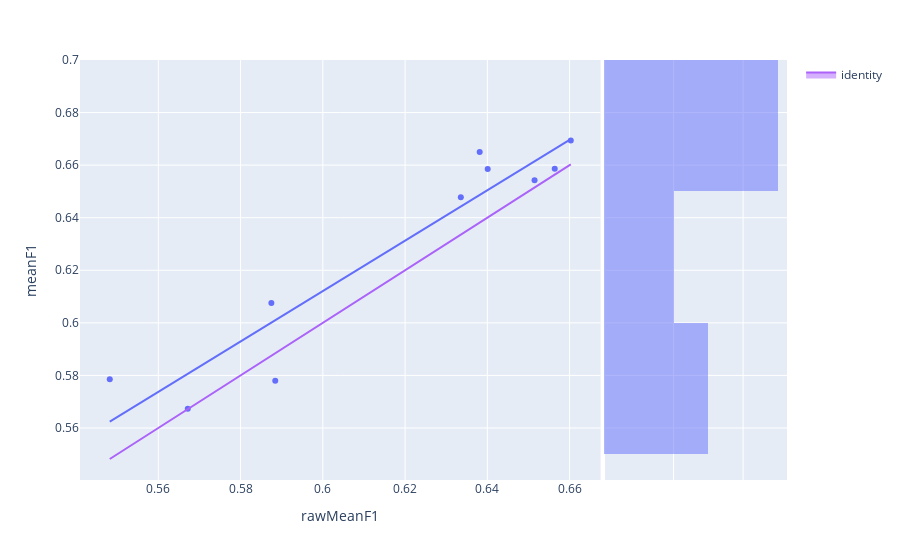

The code cell stored with this chart in its notebook:
### Markdown cell above
## CODA: study the behaviour at the 'optimal' point

### Code cell
fig=px.scatter(hyperExperimentModels[optimalInd],x='rawMeanF1',y='meanF1', marginal_y="histogram",trendline='ols',hover_name='modelId')
fig.add_trace(
    go.Scatter(x=hyperExperimentModels[optimalInd]['rawMeanF1'], y=hyperExperimentModels[optimalInd]['rawMeanF1'], name="identity", mode='lines',fill="toself")
)
fig.show()

### Figure 1 — Plotly figure (JSON) as saved in the notebook; plotly's stock layout.template omitted (floating-point values rounded to 4 significant figures)
{"data": [{"hovertemplate": "<b>%{hovertext}</b><br><br>rawMeanF1=%{x}<br>meanF1=%{y}<extra></extra>", "hovertext": ["1623c979-486c-4f45-ba54-dbbac3770588", "f8abeec1-7d46-4573-8a01-7827b8584472", "c556cd55-5f8b-420c-b6b2-0ca323bee5df", "b9ca9323-c013-423a-8b12-a893e0a8be97", "e31d0f92-1914-4bb5-9156-f9101fe1307c", "6fd86953-d3aa-4c9c-8069-b22b951dce3f", "87913851-d47b-4963-b2fa-1c65d7aec5a1", "0f0da0b8-d512-47b2-808a-c92b1d073468", "006d0918-7072-4365-953e-4b399728048d", "ca54dd96-c49f-4680-a78d-2aabf3059e5c"], "legendgroup": "", "marker": {"color": "#636efa", "symbol": "circle"}, "mode": "markers", "name": "", "orientation": "v", "showlegend": false, "type": "scatter", "x": [0.6564, 0.6515, 0.5482, 0.5672, 0.6381, 0.6603, 0.6336, 0.6401, 0.5875, 0.5884], "xaxis": "x", "y": [0.6586, 0.6543, 0.5786, 0.5674, 0.665, 0.6694, 0.6478, 0.6586, 0.6076, 0.578], "yaxis": "y"}, {"alignmentgroup": "True", "bingroup": "y", "hovertemplate": "meanF1=%{y}<br>count=%{x}<extra></extra>", "legendgroup": "", "marker": {"color": "#636efa"}, "name": "", "offsetgroup": "", "opacity": 0.5, "showlegend": false, "type": "histogram", "xaxis": "x2", "y": [0.6586, 0.6543, 0.5786, 0.5674, 0.665, 0.6694, 0.6478, 0.6586, 0.6076, 0.578], "yaxis": "y2"}, {"hovertemplate": "<b>OLS trendline</b><br>meanF1 = 0.959241 * rawMeanF1 + 0.036531<br>R<sup>2</sup>=0.902093<br><br>rawMeanF1=%{x}<br>meanF1=%{y} <b>(trend)</b><extra></extra>", "legendgroup": "", "marker": {"color": "#636efa", "symbol": "circle"}, "mode": "lines", "name": "", "showlegend": false, "type": "scatter", "x": [0.5482, 0.5672, 0.5875, 0.5884, 0.6336, 0.6381, 0.6401, 0.6515, 0.6564, 0.6603], "xaxis": "x", "y": [0.5624, 0.5806, 0.6001, 0.601, 0.6443, 0.6487, 0.6505, 0.6615, 0.6662, 0.6699], "yaxis": "y"}, {"fill": "toself", "mode": "lines", "name": "identity", "type": "scatter", "x": [0.6564, 0.6515, 0.5482, 0.5672, 0.6381, 0.6603, 0.6336, 0.6401, 0.5875, 0.5884], "y": [0.6564, 0.6515, 0.5482, 0.5672, 0.6381, 0.6603, 0.6336, 0.6401, 0.5875, 0.5884]}], "layout": {"barmode": "overlay", "legend": {"tracegroupgap": 0}, "margin": {"t": 60}, "xaxis": {"anchor": "y", "domain": [0, 0.7363], "title": {"text": "rawMeanF1"}}, "xaxis2": {"anchor": "y2", "domain": [0.7413, 1], "matches": "x2", "showgrid": true, "showline": false, "showticklabels": false, "ticks": ""}, "yaxis": {"anchor": "x", "domain": [0, 1], "title": {"text": "meanF1"}}, "yaxis2": {"anchor": "x2", "domain": [0, 1], "matches": "y", "showgrid": true, "showticklabels": false}}}
